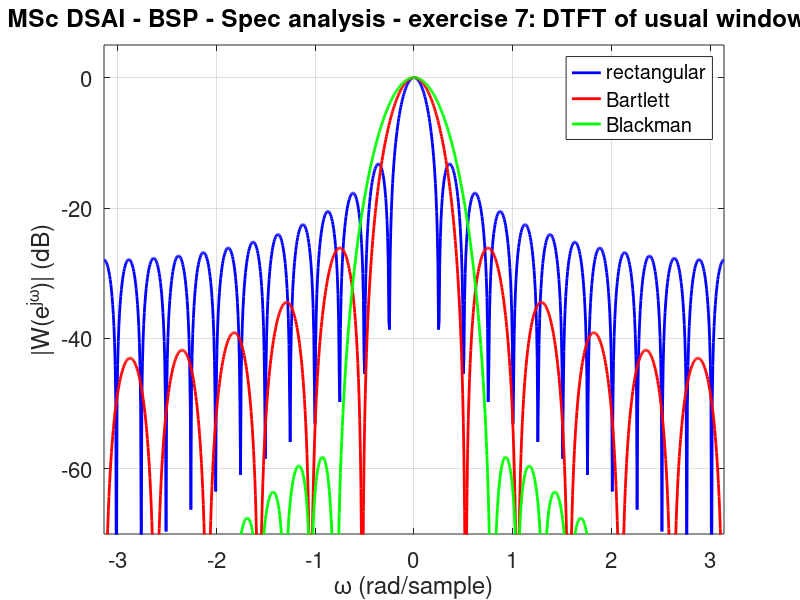

Here is the MATLAB script that generated this plot:
% MSc DSAI - Biomedical signal processing
%
% Spectral analysis - exercise 7:
%
% DTFT of common windows.
% 
%
% HISTORY:
%
% 2025/06/02: - created by Vicente Zarzoso, Université Côte d'Azur, CNRS, I3S.


fontsize = 16;

N = 25;

w = linspace(-pi, pi, 1000);

figure

wr = window(@rectwin, N);
Wr = freqz(wr, 1, w);
plot(w, 20*log10(abs(Wr)/max(abs(Wr))), 'b', 'LineWidth', 2)

hold on

wt = window(@bartlett, N);
Wt = freqz(wt, 1, w);
plot(w, 20*log10(abs(Wt)/max(abs(Wt))), 'r', 'LineWidth', 2)


wb = window(@blackman, N);
Wb = freqz(wb, 1, w);
plot(w, 20*log10(abs(Wb)/max(abs(Wb))), 'g', 'LineWidth', 2)

axis([-pi, pi, -70, 5])
grid
set(gca, 'FontSize', fontsize')
xlabel('\omega (rad/sample)')
ylabel('|W(e^{j\omega})| (dB)')
title('MSc DSAI - BSP - Spec analysis - exercise 7: DTFT of usual windows')
legend('rectangular', 'Bartlett', 'Blackman')
